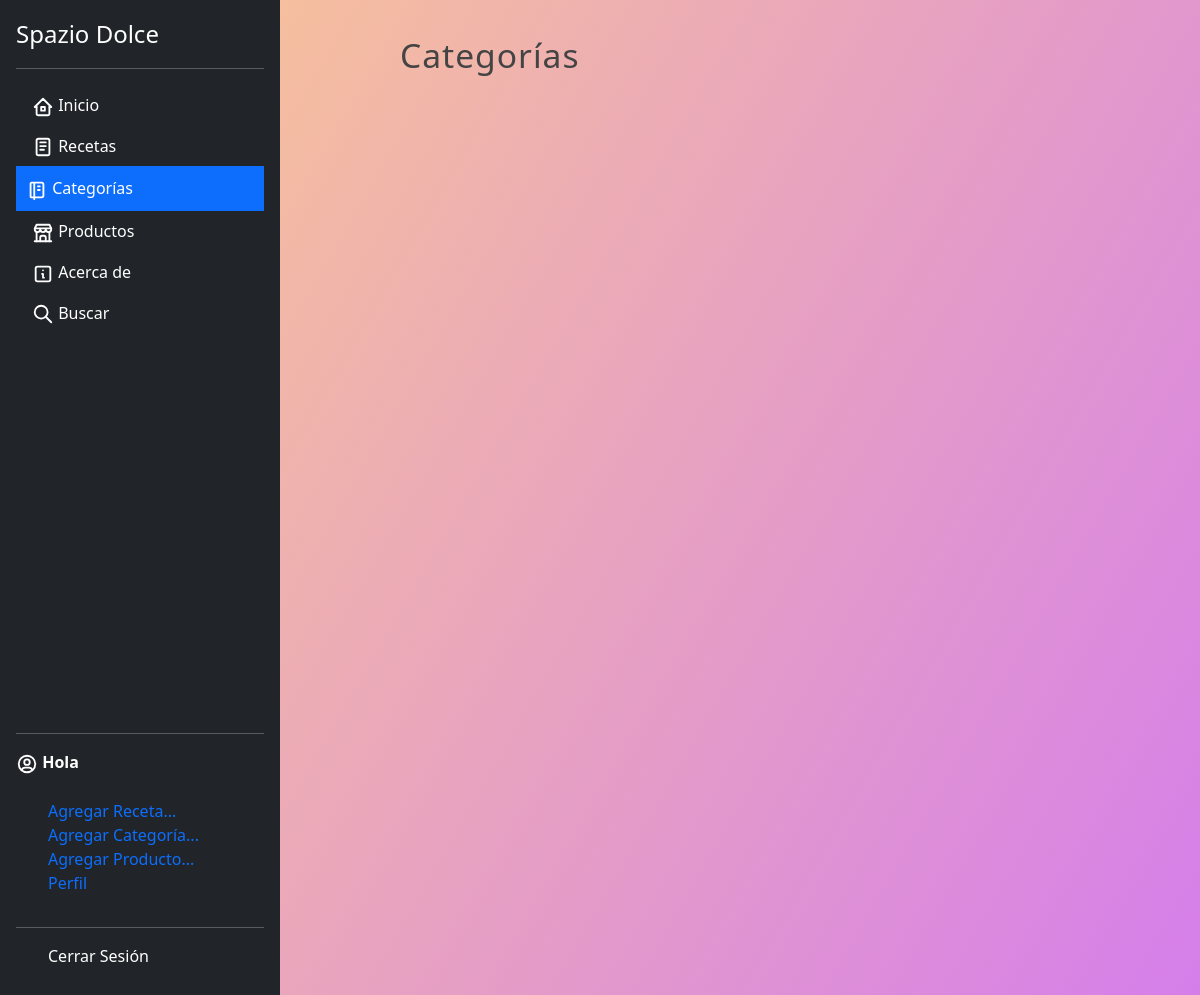
Page /categorias/ on the earlier database version.
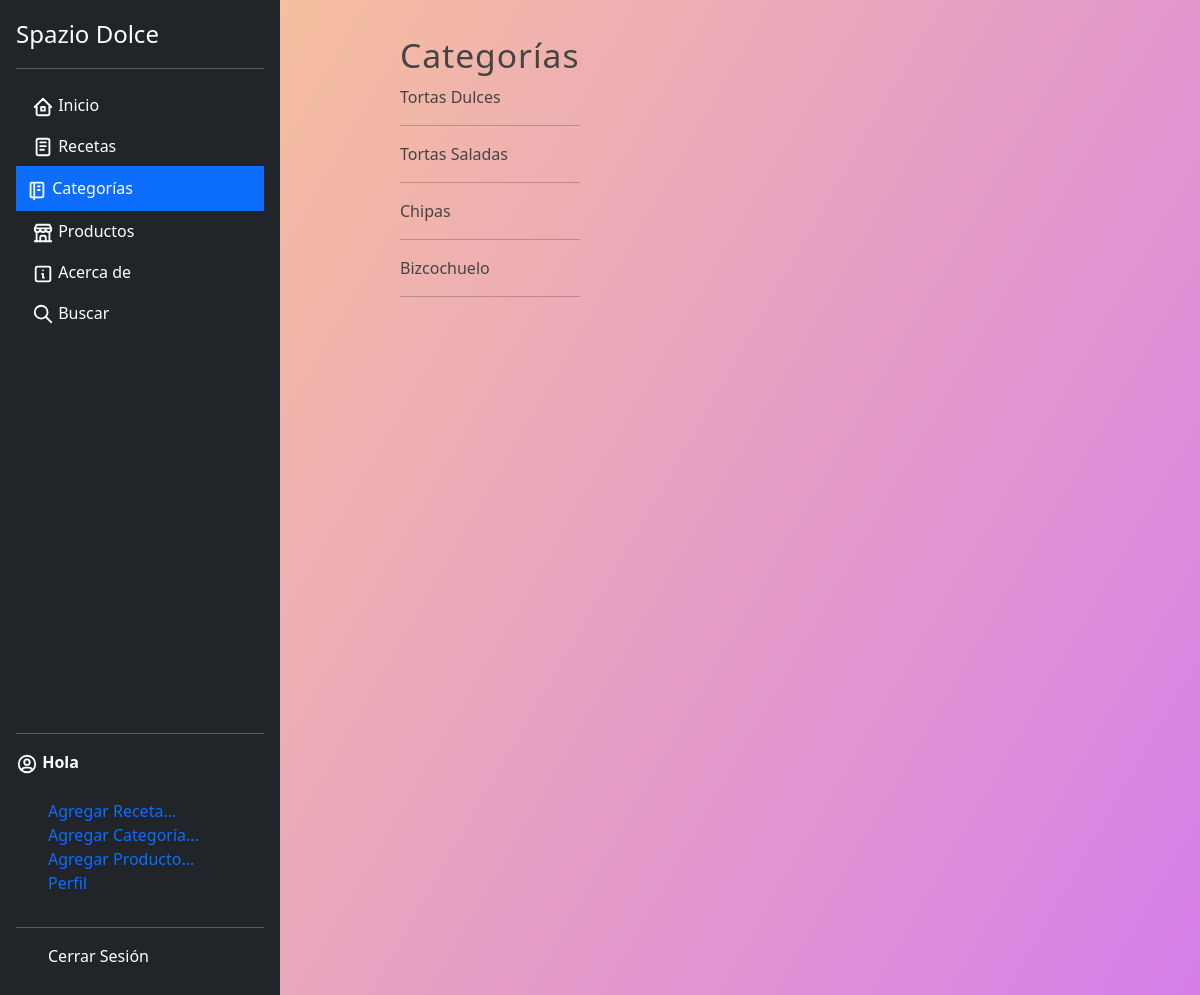
Same page on the later database version.
### blog/models.py (models this page shows, shortened)
class Category(models.Model):
    name = models.CharField(max_length=100, verbose_name='Nombre')
    description = models.CharField(max_length=255,verbose_name='Descripción')
    created_at = models.DateTimeField(auto_now_add=True, verbose_name='Creado el')
    class Meta:
        verbose_name = 'Categoría'
        verbose_name_plural = 'Categorías'

### blog/views.py (the view)
# urls.py: path('categorias/', views.categories, name = 'list_categorias'),
def categories(request):
    categories = Category.objects.all()
    return render(request,'categories/listcategory.html',{
        'title' : 'Categorías',
        'categories' : categories,
    })

### blog/processor.py (called while the page is built)
def get_categories(request):
    categories_in_use = Article.objects.filter(public = True).values_list('categories',flat = True)
    categories = Category.objects.filter(id__in =categories_in_use).values_list('id','name')
    return {
        'categories' : categories,
        'categories_in_use' :categories_in_use
    }

### pages/context_processors.py (called while the page is built)
def get_pages(request):
    pages = Page.objects.filter(visible = True).order_by("order").values_list('id','title', 'slug')
    return {
        'pages' : pages
    }

### blog/templates/categories/listcategory.html (shortened to what this page needs)
{% extends 'layouts/layout.html'%}
{%block content %}
<body class="body-list-cat">
    <h1 class ="title">{{title}}</h1>
    {% include 'categories/categories.html' %}
    </body>
{% endblock %}

### blog/templates/categories/categories.html (shortened to what this page needs)
{% for category in categories%}
<article class = "article-item">
    <div class = "data">
        <p>
            {% if category.id %}
            <a href="{% url 'category' category.id %}">{{ category.name}}</a>
        {% endif %}
        </p>
    </div>
</article>
<hr>
{% endfor %}

Differences in the rows shown:
added Category: name "Tortas Dulces"
added Category: name "Tortas Saladas"
added Category: name "Chipas"
added Category: name "Bizcochuelo"
